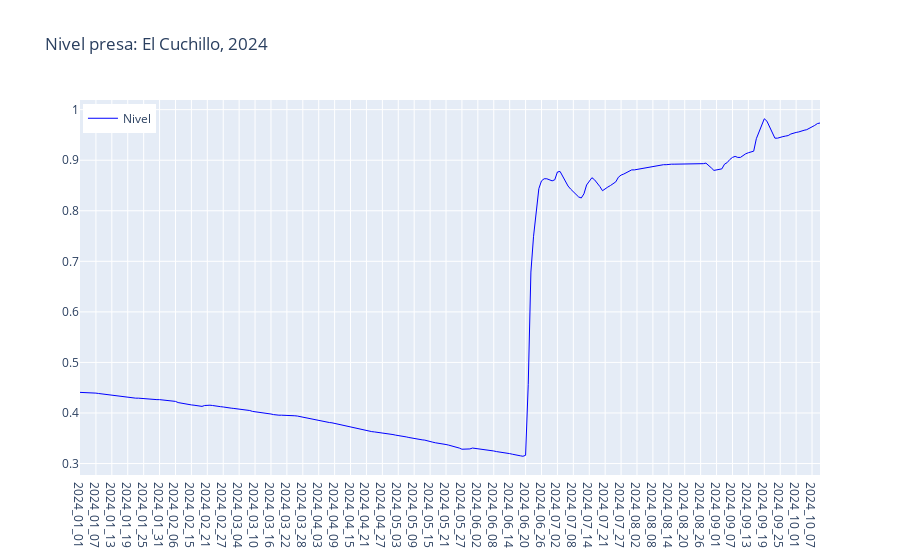

This figure's notebook cell:
### Code cell
fig = make_subplots(rows=1, 
                    cols=1, 
                    shared_xaxes=False, 
                    vertical_spacing=0.1, 
                    subplot_titles=(""))

fig.add_trace(go.Scatter(x=fechas, 
                         y=niveles_presa, 
                         mode='lines', 
                         name='Nivel', 
                         line=dict(color='blue', width=1)), 
              row=1, col=1)
fig.update_layout(
    title_text="Nivel presa: El Cuchillo, 2024",
    showlegend=True,
    legend=dict(x=0.004, y=0.99)
)
fig.show()

### Figure 1 — Plotly figure (JSON) as saved in the notebook; plotly's stock layout.template omitted (floating-point values rounded to 4 significant figures; data arrays with more than 128 entries replaced by an {"elided": "..."} marker saying what was removed)
{"data": [{"line": {"color": "blue", "width": 1}, "mode": "lines", "name": "Nivel", "type": "scatter", "x": {"elided": "280 str values"}, "xaxis": "x", "y": {"elided": "280 float values"}, "yaxis": "y"}], "layout": {"legend": {"x": 0.004, "y": 0.99}, "showlegend": true, "title": {"text": "Nivel presa: El Cuchillo, 2024"}, "xaxis": {"anchor": "y", "domain": [0, 1]}, "yaxis": {"anchor": "x", "domain": [0, 1]}}}
